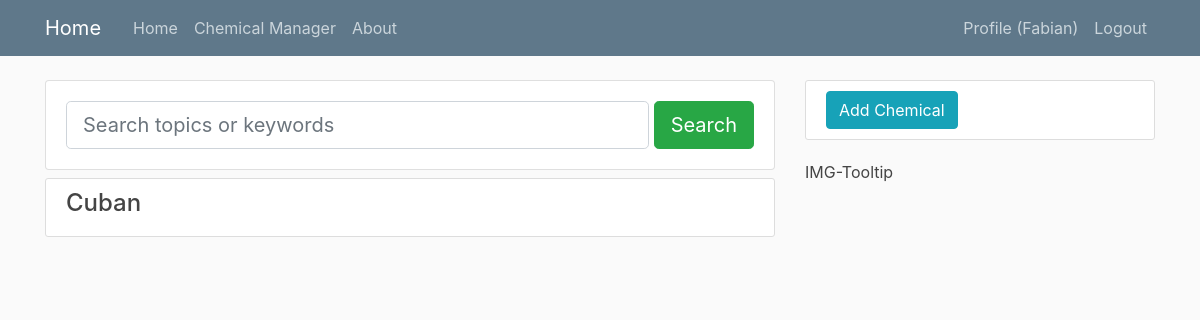
Before: /chemmanager/ (signed in) with the older database file.
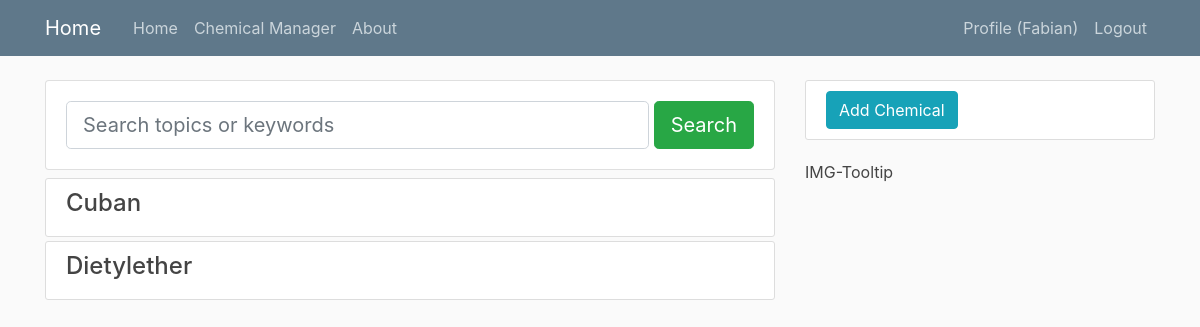
After: the same page with the newer database file.
### chemmanager/models.py (models this page shows, shortened)
class Chemical(models.Model):
    name = models.CharField(max_length=250)
    structure = models.CharField(max_length=250, blank=True)
    molar_mass = models.FloatField(blank=True, null=True)
    density = models.FloatField(blank=True, null=True)
    melting_point = models.FloatField(blank=True, null=True)
    boiling_point = models.FloatField(blank=True, null=True)
    comment = models.TextField(blank=True)
    cid = models.CharField(max_length=100, blank=True, null=True)
    cas = models.CharField(max_length=100, blank=True, null=True)
    creator = models.ForeignKey(User, on_delete=models.CASCADE, blank=True, null=True)
    workgroup = models.ForeignKey(Workgroup, on_delete=models.CASCADE, blank=True, null=True)

### chemmanager/views.py (the view)
# urls.py: path('', login_required(ChemicalListView.as_view()), name='chemmanager-home'),
class ChemicalListView(ListView):
    model = Chemical
    template_name = 'chemmanager/home.html'
    context_object_name = 'chemicals'
    extra_context = {'title': 'Chemical Manager'}
    def get_queryset(self):
        query = self.request.GET.get('q')
        if query:
            object_list = self.model.objects.filter(name__icontains=query)
        else:
            object_list = Chemical.objects.filter(workgroup=self.request.user.profile.workgroup) | \
                          Chemical.objects.filter(stock__storage__workgroup=self.request.user.profile.workgroup)
        return object_list.order_by('name').distinct()
    paginate_by = 10

### chemmanager/models.py (called while the page is built)
    def __str__(self):
        return self.name

    @property
    def left_quantity(self):
        left_quantity = self.quantity
        for extraction in self.extraction_set.all():
            left_quantity -= extraction.quantity
        return left_quantity

### chemmanager/templates/chemmanager/home.html (shortened to what this page needs)
{% extends "chemmanager/chemmanager_base.html" %}
{% block content %}
    <form class="card card-sm mb-2">
        <div class="card-body row no-gutters align-items-center">
            <div class="col">
                <input class="form-control form-control-lg form-control-borderless" type="text"
                       placeholder="Search topics or keywords" name="q" value="{{ request.Get.q }}">
            </div>
            <div class="col-auto">&nbsp;</div>
            <div class="col-auto">
                <button class="btn btn-lg btn-success" type="submit" value="Search Chemicals">Search</button>
            </div>
        </div>
    </form>
    {% for chemical in chemicals %}
        <article class="media content-section mb-1">
            <div class="media-body">
                <a data-toggle="collapse"
                   data-target="#collapseAll-{{ chemical.id }}"
                   aria-controls="collapseAll-{{ chemical.id }}">
                    <div class="d-flex w-100 bd-highlight">
                        {% if request.user.profile.workgroup == chemical.workgroup %}
                            <h4>{{ chemical.name }}</h4>
                        {% else %}
                            <h4>{{ chemical.name }} ({{ chemical.creator.groups.first }})</h4>
                        {% endif %}
                    </div>
                </a>
            </div>
        </article>
    {% endfor %}
{% endblock content %}
{% block properties %}
    <div class="content-section">
        <a href="{% url 'chemical-create' %}" class="btn btn-info">Add Chemical</a>
    </div>
    <a class="article-title" href="#" data-toggle="tooltip" data-html="true" title="<img src='/media/default.jpg'>">IMG-Tooltip</a>
{% endblock properties %}

Changed rows visible on the page:
added Chemical: name "Dietylether"
